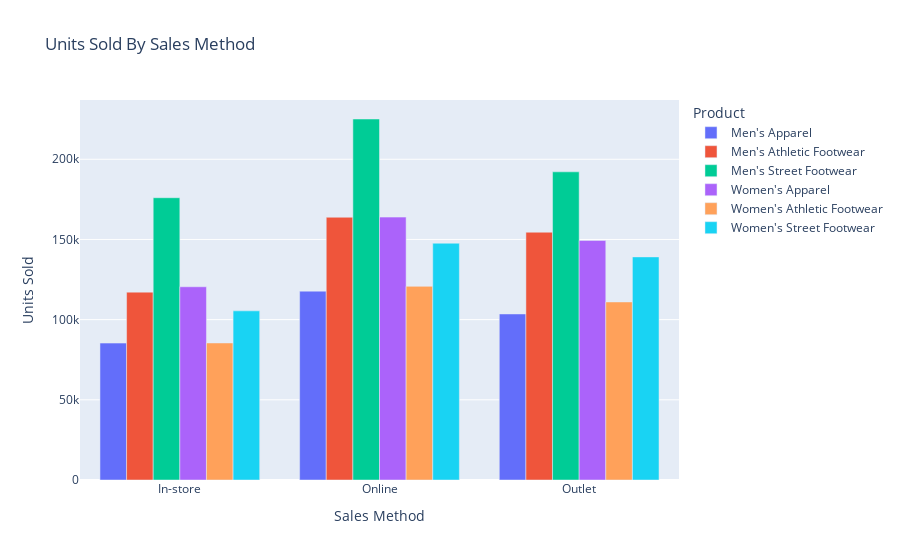

Notebook code for this chart:
### Code cell
px.bar(x = "Sales Method",y = "Units Sold", color = "Product",data_frame=product_salesmethod,barmode="group",title = "Units Sold By Sales Method")

### Figure 1 — Plotly figure (JSON) as saved in the notebook; plotly's stock layout.template omitted (floating-point values rounded to 4 significant figures)
{"data": [{"alignmentgroup": "True", "hovertemplate": "Product=Men's Apparel<br>Sales Method=%{x}<br>Units Sold=%{y}<extra></extra>", "legendgroup": "Men's Apparel", "marker": {"color": "#636efa", "pattern": {"shape": ""}}, "name": "Men's Apparel", "offsetgroup": "Men's Apparel", "orientation": "v", "showlegend": true, "textposition": "auto", "type": "bar", "x": ["In-store", "Online", "Outlet"], "xaxis": "x", "y": [85375, 117766, 103542], "yaxis": "y"}, {"alignmentgroup": "True", "hovertemplate": "Product=Men's Athletic Footwear<br>Sales Method=%{x}<br>Units Sold=%{y}<extra></extra>", "legendgroup": "Men's Athletic Footwear", "marker": {"color": "#EF553B", "pattern": {"shape": ""}}, "name": "Men's Athletic Footwear", "offsetgroup": "Men's Athletic Footwear", "orientation": "v", "showlegend": true, "textposition": "auto", "type": "bar", "x": ["In-store", "Online", "Outlet"], "xaxis": "x", "y": [117150, 163855, 154521], "yaxis": "y"}, {"alignmentgroup": "True", "hovertemplate": "Product=Men's Street Footwear<br>Sales Method=%{x}<br>Units Sold=%{y}<extra></extra>", "legendgroup": "Men's Street Footwear", "marker": {"color": "#00cc96", "pattern": {"shape": ""}}, "name": "Men's Street Footwear", "offsetgroup": "Men's Street Footwear", "orientation": "v", "showlegend": true, "textposition": "auto", "type": "bar", "x": ["In-store", "Online", "Outlet"], "xaxis": "x", "y": [176030, 225121, 192169], "yaxis": "y"}, {"alignmentgroup": "True", "hovertemplate": "Product=Women's Apparel<br>Sales Method=%{x}<br>Units Sold=%{y}<extra></extra>", "legendgroup": "Women's Apparel", "marker": {"color": "#ab63fa", "pattern": {"shape": ""}}, "name": "Women's Apparel", "offsetgroup": "Women's Apparel", "orientation": "v", "showlegend": true, "textposition": "auto", "type": "bar", "x": ["In-store", "Online", "Outlet"], "xaxis": "x", "y": [120500, 163937, 149390], "yaxis": "y"}, {"alignmentgroup": "True", "hovertemplate": "Product=Women's Athletic Footwear<br>Sales Method=%{x}<br>Units Sold=%{y}<extra></extra>", "legendgroup": "Women's Athletic Footwear", "marker": {"color": "#FFA15A", "pattern": {"shape": ""}}, "name": "Women's Athletic Footwear", "offsetgroup": "Women's Athletic Footwear", "orientation": "v", "showlegend": true, "textposition": "auto", "type": "bar", "x": ["In-store", "Online", "Outlet"], "xaxis": "x", "y": [85450, 120755, 111031], "yaxis": "y"}, {"alignmentgroup": "True", "hovertemplate": "Product=Women's Street Footwear<br>Sales Method=%{x}<br>Units Sold=%{y}<extra></extra>", "legendgroup": "Women's Street Footwear", "marker": {"color": "#19d3f3", "pattern": {"shape": ""}}, "name": "Women's Street Footwear", "offsetgroup": "Women's Street Footwear", "orientation": "v", "showlegend": true, "textposition": "auto", "type": "bar", "x": ["In-store", "Online", "Outlet"], "xaxis": "x", "y": [105485, 147659, 139125], "yaxis": "y"}], "layout": {"barmode": "group", "legend": {"title": {"text": "Product"}, "tracegroupgap": 0}, "title": {"text": "Units Sold By Sales Method"}, "xaxis": {"anchor": "y", "domain": [0, 1], "title": {"text": "Sales Method"}}, "yaxis": {"anchor": "x", "domain": [0, 1], "title": {"text": "Units Sold"}}}}
